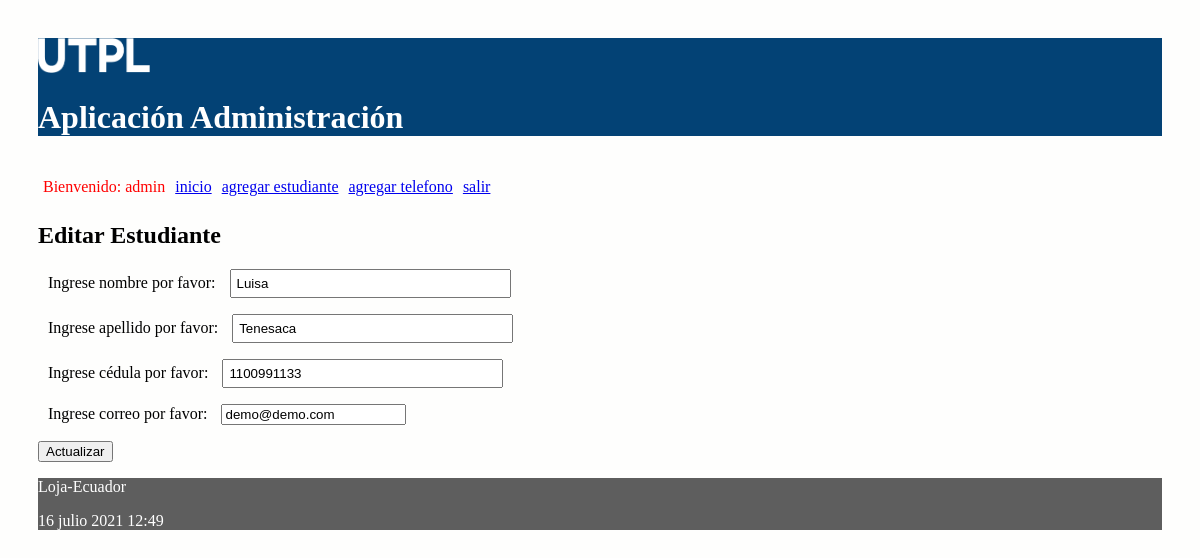
The page /editar_estudiante/2 (signed in) on the database as committed earlier.
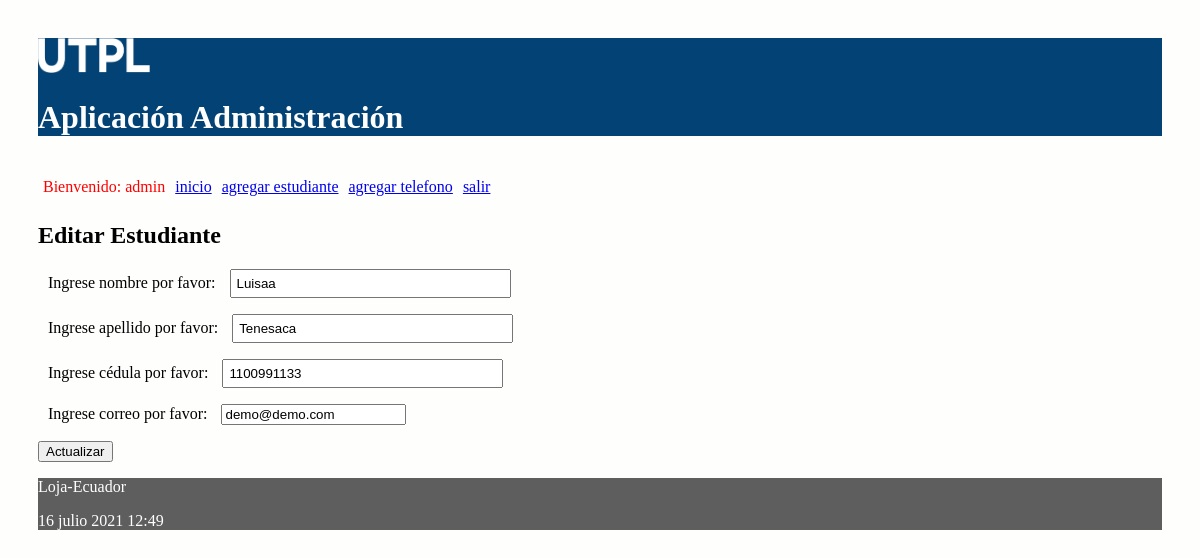
The same page on the database as committed later.
### administrativo/models.py (models this page shows, shortened)
class Estudiante(models.Model):
    nombre = models.CharField(max_length=30)
    apellido = models.CharField(max_length=30)
    cedula = models.CharField(max_length=30, unique=True)
    correo = models.EmailField()

### administrativo/views.py (the view)
# urls.py: path('editar_estudiante/<int:id>', views.editar_estudiante,
@login_required(login_url='/entrando/login/')
def editar_estudiante(request, id):
    estudiante = Estudiante.objects.get(pk=id)
    if request.method=='POST':
        formulario = EstudianteForm(request.POST, instance=estudiante)
        print(formulario.errors)
        if formulario.is_valid():
            formulario.save()
            return redirect(index)
    else:
        formulario = EstudianteForm(instance=estudiante)
    diccionario = {'formulario': formulario}
    return render(request, 'editarEstudiante.html', diccionario)

### administrativo/forms.py (shortened to what this page needs)
class EstudianteForm(ModelForm):
    class Meta:
        model = Estudiante
        fields = ['nombre', 'apellido', 'cedula', 'correo']
        labels = {
            'nombre': _('Ingrese nombre por favor'),
            'apellido': _('Ingrese apellido por favor'),
            'cedula': _('Ingrese cédula por favor'),
            'correo': _('Ingrese correo por favor'),
        }

### administrativo/templates/editarEstudiante.html (shortened to what this page needs)
{% extends "master.html" %}
{% block content %}
<h2>Editar Estudiante</h3>
<form action="" method="post">
  {{formulario.as_p}}
  <p><input type='submit' value='Actualizar'/></p>
</form>
{% endblock %}

Rows that differ between the two databases and show on the page:
changed Estudiante "Tenesaca": nombre "Luisa" → "Luisaa"
